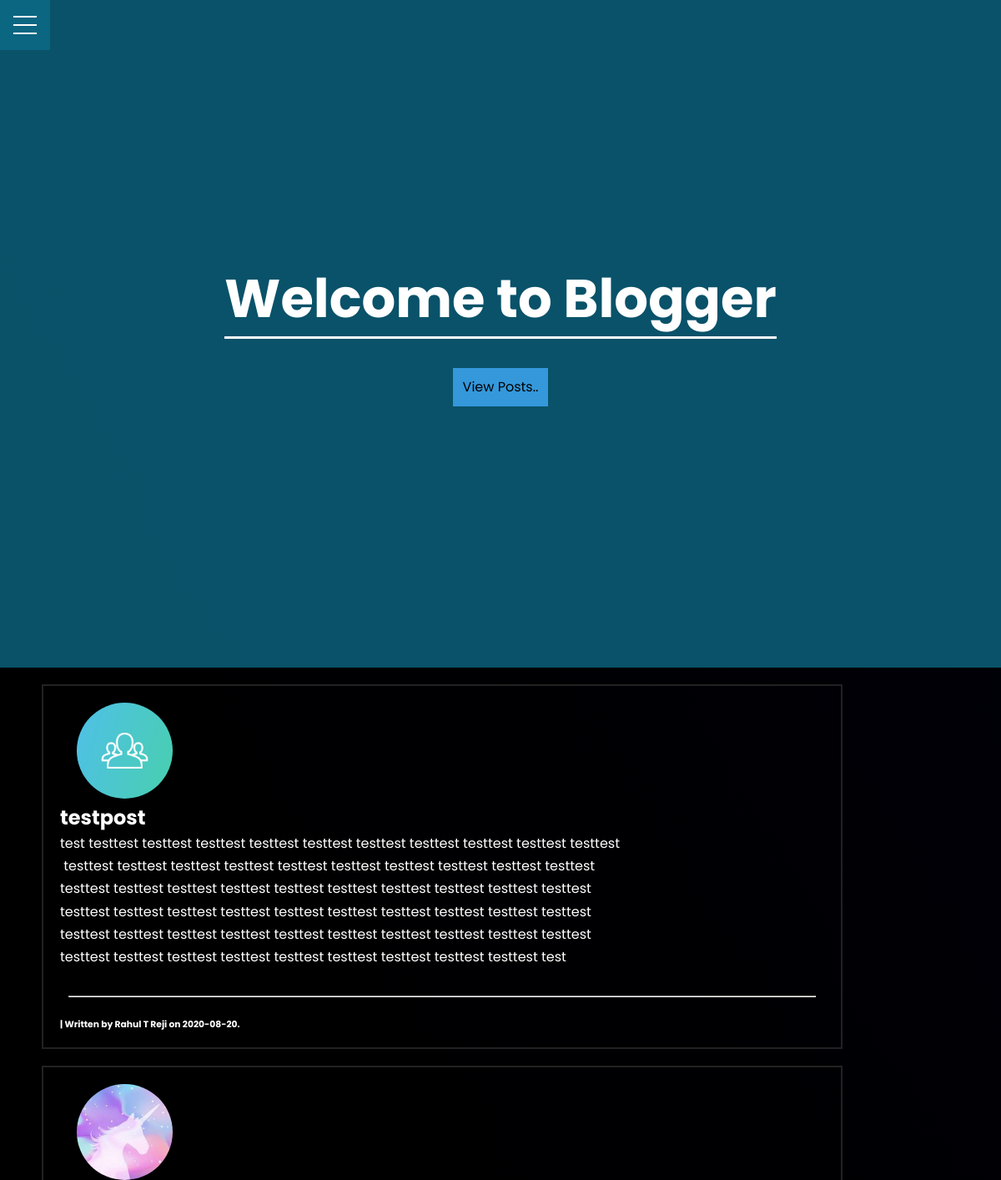
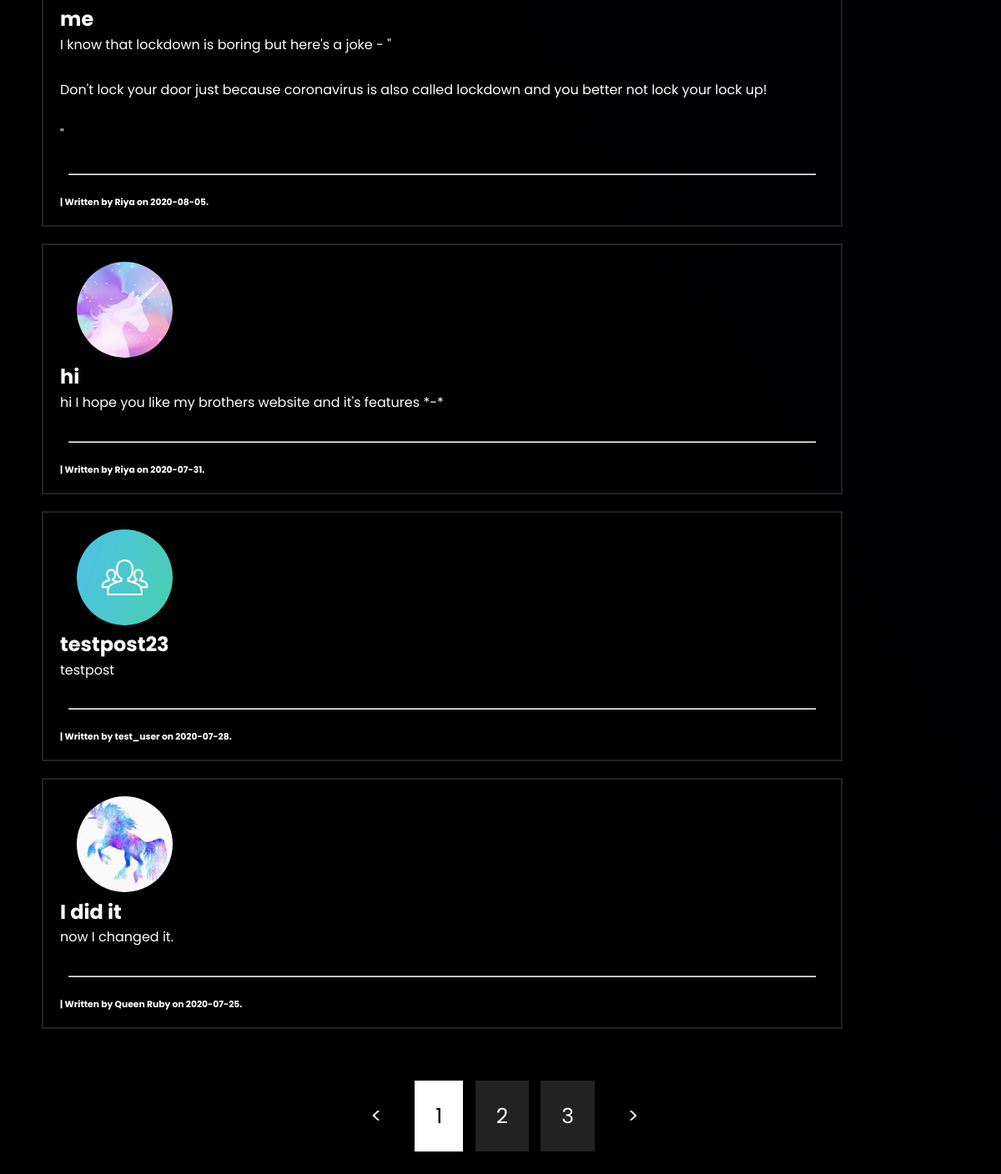
The page /home on the database its author committed (2 pictures, top to bottom).
### flaskblog/models.py (models this page shows, shortened)
class Post(db.Model):
    id = db.Column(db.Integer, primary_key=True)
    title = db.Column(db.String(), nullable=False)
    date_posted = db.Column(db.DateTime, nullable=False, default=datetime.utcnow)
    content = db.Column(db.Text, nullable=False)
    user_id = db.Column(db.Integer, db.ForeignKey('user.id'), nullable=False)

class User(db.Model, UserMixin):
    id = db.Column(db.Integer, primary_key=True, unique=True)
    username = db.Column(db.String(20), unique=True, nullable=False)
    email = db.Column(db.String(120), unique=True, nullable=False)
    image_file = db.Column(db.String(20), nullable=False, default='default.jpg')
    password = db.Column(db.String(60), nullable=False)
    posts = db.relationship('Post', backref='author', lazy=True)

### flaskblog/routes.py (the view)
@app.route("/")
@app.route("/home")
def home():
    page = request.args.get('page', 1, type=int)
    posts = Post.query.order_by(Post.date_posted.desc()).paginate(page=page, per_page=5)
    return render_template('index.html', posts=posts)

### flaskblog/templates/index.html (shortened to what this page needs)
{% extends "base.html" %}
{% block content %}
<div class="main">
    <header class="showcase">
        <div class="container showcase-inner">
            <h1>Welcome to Blogger</h1>
            <a href="#posts" class="viewpost-scroll">View Posts..</a>
        </div>
    </header>
    <div id="posts" class="main">
    {% for post in posts.items %}
        <article class="main">
            <a href="{{ url_for('post', post_id=post.id )}}"><img src="{{ url_for('static', filename='profile_pics/' + post.author.image_file) }}"
                    class="rounded-profile-pic"></a>
            <a href="{{ url_for('post', post_id=post.id )}}" class="post-title"><h2>{{ post.title }}</h2> </a>
            <pre class="post-content">{{ post.content }}</pre>
            <br>
            <hr>
            <a href="{{ url_for('user_post', username=post.author.username) }}" class="post-author"><h6>| Written by {{ post.author.username }} on {{ post.date_posted.strftime('%Y-%m-%d') }}.
            </h6></a>
        </article>
    {% endfor %}
    <br><br><br>
        <div class="pagination" id="pgn">
            <span class="dot"><</span>
            {% for page_num in posts.iter_pages(left_edge=1, right_edge=1, left_current=1, right_current=2) %}
                {% if page_num %}
                    {% if posts.page == page_num %}
                        <a href="#pgn" id="current-btn">{{ page_num }}</a>
                    {% else %}
                        <a class="pagination-btn" href="{{ url_for('home', page=page_num) }}">{{ page_num }}</a>
                    {% endif %}
                {% else %}
                    <span class="dot">...</span>
                {% endif %}
            {% endfor %}
            <span class="dot">></span>
        </div>
        <br><br><br><br><br><br><br><br>
    </div>
</div>
{% endblock content %}

### flaskblog/static/style.css (style rules this page uses)
* { margin: 0px 0px 0px 0px; padding: 0px 0px 0px 0px; box-sizing: border-box; font-family: Poppins, 'Poppins', sans-serif; text-decoration: none; }
body { background-color: black; background-image: linear-gradient(60deg, #000000, #000001, #000009); background-size: 100%; color: white; font-family: 'Poppins', Poppins, sans-serif; line-height: 1.4; }
html { scroll-behavior: smooth !important; }
:root { --primary-color: rgba(13, 110, 139, 0.75); --overlay-color: rgba(24, 39, 51, 0.85); --menu-speed: 0.75s; }
.container { max-width: 960px; margin: auto; overflow: hidden; padding: 0 3rem; }
.showcase { background-color: var(--primary-color); color: #fff; height: 100vh; position: relative; margin: 0px; padding: 0px; }
.showcase:before { content: ''; background: url('img/homepage-bg.png') no-repeat center center/cover; position: absolute; top: 0; left: 0; width: 100%; height: 100%; z-index: -1; }
.showcase .showcase-inner { display: flex; flex-direction: column; align-items: center; justify-content: center; text-align: center; height: 100%; }
.showcase h1 { font-size: 4rem; }
h1 { text-align: center; border-bottom: 3px solid white; margin-bottom: 35px; }
.viewpost-scroll { padding: 12px; border: none; background-color: #3498db; color: black; text-decoration: none; }
article { margin-left: 50px; margin-bottom: 20px; margin-top: 20px; border: 2px solid #222; padding: 20px; margin-right: 190px; }
.post-title { color: white; padding-bottom: 10px; border-bottom: 1px solid white; transition: 0.2s; }
.post-content { color: white; }
pre { line-height: 1.7em; max-width: 30ch !important; color: red; }
.rounded-profile-pic { border-radius: 50%; margin-left: 20px; width: 115px; height: 115px; }
.post-author { color: white; }
hr { margin: 10px; margin-bottom: 25px; }
.pagination { text-align: center; }
.pagination a, .pagination .dot { color: white; background-color: #222; padding: 25px; font-size: 25px; margin-top: 30px; margin-left: 10px; }
.pagination .dot { background-color: black; }
#current-btn { background-color: white; color: black; }

### rows shown on the page
Post: image_file (placeholder picture), title "testpost", content "test testtest testtest testtest testtest testtest testtest testtest testtest testtest testtest testtest testtest testtest testtest testtest testtest testtest testtest testtest testtest testtest testtest testtest testtest testtest testtest testtest testtest testtest testtest testtest testtest testtest testtest testtest testtest testtest testtest testtest testtest testtest testtest testtest testtest testtest testtest testtest testtest testtest testtest testtest testtest testtest testtest testtest testtest testtest testtest testtest test", author.username "Rahul T Reji", date_posted "2020-08-20"
Post: image_file (picture), title "me", content "I know that lockdown is boring but here's a joke - \" Don't lock your door just because coronavirus is also called lockdown and you better not lock your lock up! \"", author.username "Riya", date_posted "2020-08-05"
Post: image_file (picture), title "hi", content "hi I hope you like my brothers website and it's features *-*", author.username "Riya", date_posted "2020-07-31"
Post: image_file (placeholder picture), title "testpost23", content "testpost", author.username "test_user", date_posted "2020-07-28"
Post: image_file (picture), title "I did it", content "now I changed it.", author.username "Queen Ruby", date_posted "2020-07-25"

### other values the page prints
{{ page_num }} "1"
{{ page_num }} "2" "3"
